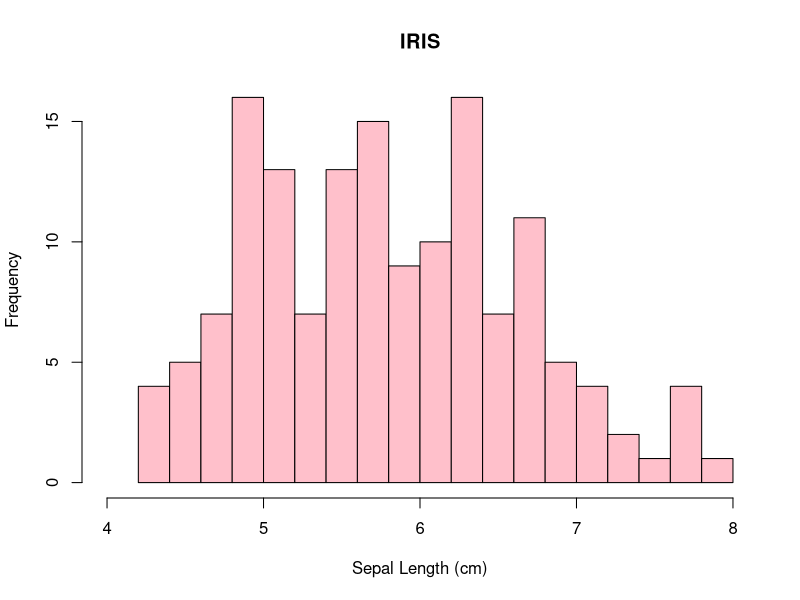
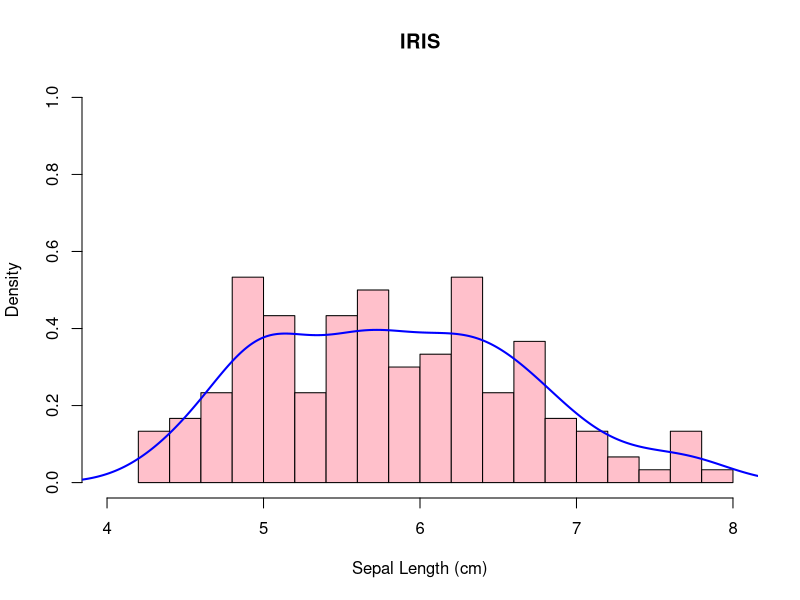

Recreate these plots in R, in order.
## ---- chunk 1
summary(iris)
## ---- chunk 2
hist(iris$Sepal.Length, breaks = 20, xlim = c(4, 8), col = "pink", xlab = "Sepal Length (cm)", 
     main = "IRIS")
## ---- chunk 3
hist(iris$Sepal.Length, breaks = 20, probability = T, xlim = c(4, 8), ylim = c(0.0, 1.0), col = "pink", xlab = "Sepal Length (cm)", main = "IRIS")
lines(density(iris$Sepal.Length), col = "blue", lwd = 2)
